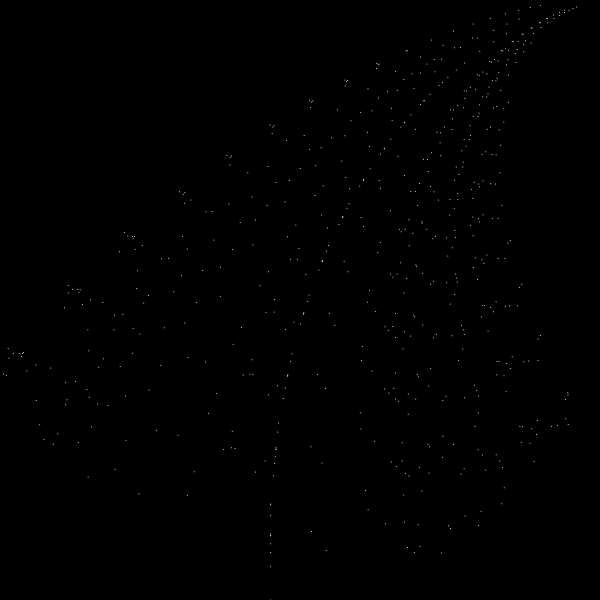
Frame 1 (no input)
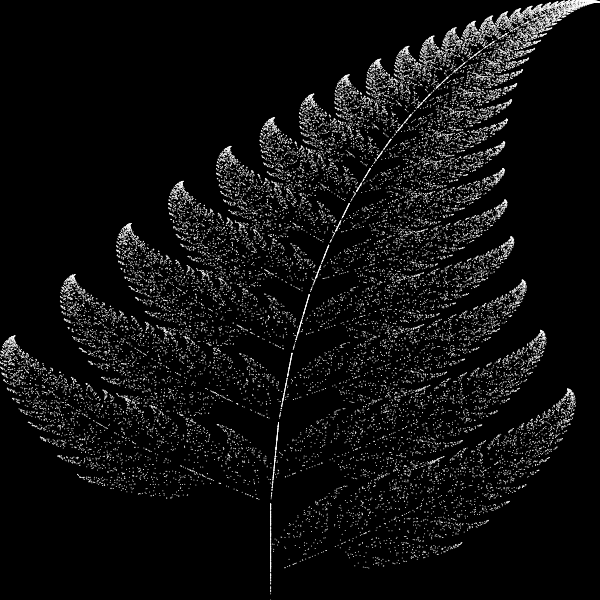
Frame 60 (no input)
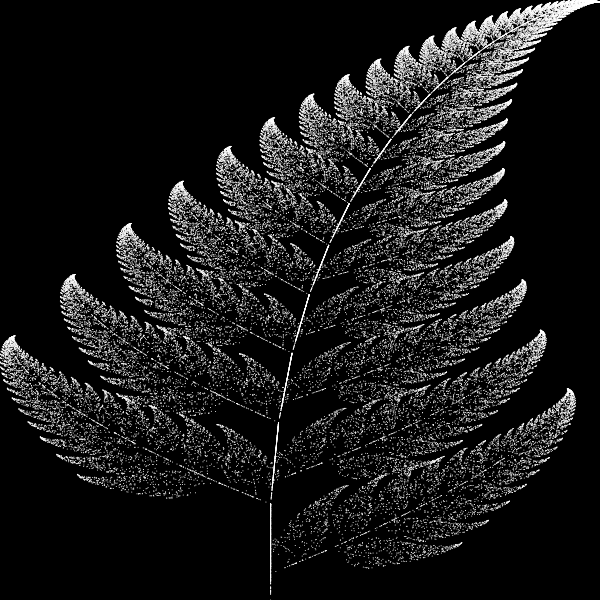
Frame 120 (the mouse pressed at the canvas centre since frame 60)

The p5.js sketch that drew these frames (run headless with seeded random() and noise() and a simulated clock; from frame 60 on, the mouse is pressed at the canvas centre):

// p5.js sketch
// ── sketch.js
/* 
  Made from the Coding Train Challenge no. 108
  https://thecodingtrain.com/challenges/108-barnsley-fern
  
  Read more about the algorithm on Wikipedia
  https://en.wikipedia.org/wiki/Barnsley_fern
*/

// We need an x and y to start out with
let x = 0;
let y = 0;
let nextX, nextY;

nextPoint = () => {
  // We need a random number between 0 and one to make
  // the algorithm choose what to dram
  let random = Math.random();

  // we need a way to decide what to draw next
  if (random < 0.01) {
    /* 
    This coordinate transformation is chosen 1% of the time and just maps any point to a point in the first line segment at the base of the stem. This part of the figure is the first to be completed during the course of iterations.
    */
    nextX = 0;
    nextY = 0.16 * y;
  } else if (random < 0.85) {
    /* This coordinate transformation is chosen 85% of the time and maps any point inside the leaflet to a point inside the opposite, smaller leaflet represented by the blue triangle in the figure. */
    nextX = 0.85 * x + 0.04 * y;
    nextY = -0.04 * x + 0.85 * y + 1.6;
  } else if (random < 0.93) {
    /* This coordinate transformation is chosen 7% of the time and maps any point inside the leaflet (or pinna) to a point inside the alternating corresponding triangle across the stem (it flips it). */
    nextX = 0.2 * x - 0.26 * y;
    nextY = 0.23 * x + 0.22 * y + 1.6;
  } else {
    /* This coordinate transformation is chosen 7% of the time and maps any point inside the leaflet (or pinna) to a point inside the alternating corresponding triangle across the stem (without flipping it). */
    nextX = -0.15 * x + 0.28 * y;
    nextY = 0.26 * x + 0.24 * y + 0.44;
  }

  // Attach the new value to the x and y;
  x = nextX;
  y = nextY;
};

drawPoint = () => {
  // make the point white
  stroke(255);
  // make the point a bit larger
  strokeWeight(1);
  let px = map(x, -2.182, 2.6558, 0, width);
  let py = map(y, 0, 9.9983, height, 0);
  // draw the point
  point(px, py);
};

setup = () => {
  // Create a canvas to display out sketch
  createCanvas(600, 600);

  // Background will be black
  // and we just want to draw it one time
  background(0);
};

draw = () => {
  // Only draw new points when we can see them
  for (let i = 0; i < height; i++) {
    drawPoint();
    nextPoint();
  }
};
